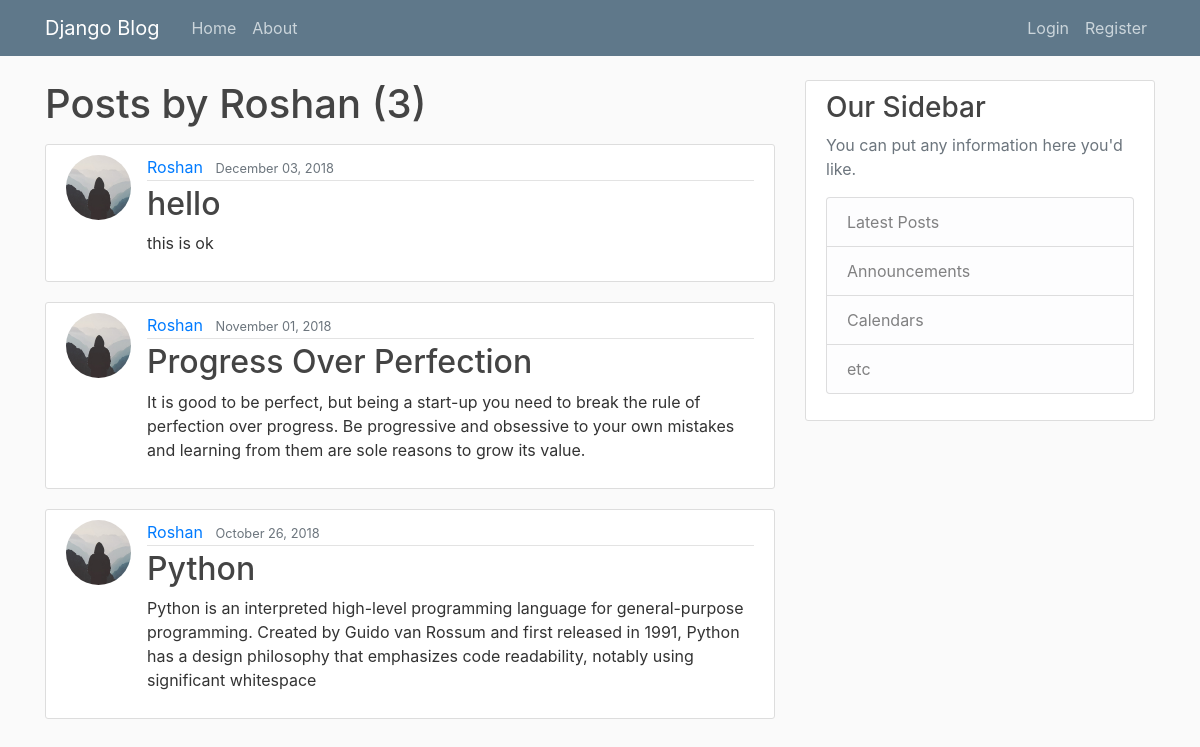
The app's page /user/Roshan with its own data.
### blog/models.py (models this page shows, shortened)
class Post(models.Model):
    title = models.CharField(max_length=100)
    content = models.TextField()
    date_posted = models.DateTimeField(default=timezone.now)
    author = models.ForeignKey(User, on_delete=models.CASCADE)

### users/models.py (models this page shows, shortened)
class Profile(models.Model):
    user = models.OneToOneField(User, on_delete=models.CASCADE)
    image = models.ImageField(default='default.jpg', upload_to='profile_pics')

### blog/views.py (the view)
# urls.py: path('user/<str:username>', UserPostListView.as_view(), name='user-posts'),
class UserPostListView(ListView):
    model = Post
    template_name = 'blog/user_posts.html'  # <app>/<model>_<viewtype>.html
    context_object_name = 'posts'
    paginate_by = 5
    def get_queryset(self):
        user = get_object_or_404(User, username=self.kwargs.get('username'))
        return Post.objects.filter(author=user).order_by('-date_posted')

### blog/templates/blog/user_posts.html (shortened to what this page needs)
{% extends "blog/base.html" %}
{% block content %}
    <h1 class="mb-3">Posts by {{ view.kwargs.username }} ({{ page_obj.paginator.count }})</h1>
    {% for post in posts %}
        <article class="media content-section">
          <img class="rounded-circle article-img" src="{{ post.author.profile.image.url }}">
          <div class="media-body">
            <div class="article-metadata">
              <a class="mr-2" href="{% url 'user-posts' post.author.username %}">{{ post.author }}</a>
              <small class="text-muted">{{ post.date_posted|date:"F d, Y" }}</small>
            </div>
            <h2><a class="article-title" href="{% url 'post-detail' post.id %}">{{ post.title }}</a></h2>
            <p class="article-content">{{ post.content }}</p>
          </div>
        </article>
    {% endfor %}
{% endblock content %}

### blog/static/blog/main.css (style rules this page uses)
body { background: #fafafa; color: #333333; margin-top: 5rem; }
h1, h2, h3, h4, h5, h6 { color: #444444; }
.content-section { background: #ffffff; padding: 10px 20px; border: 1px solid #dddddd; border-radius: 3px; margin-bottom: 20px; }
.article-title { color: #444444; }
.article-content { white-space: pre-line; }
.article-img { height: 65px; width: 65px; margin-right: 16px; }
.article-metadata { padding-bottom: 1px; margin-bottom: 4px; border-bottom: 1px solid #e3e3e3 }

### records on screen
Post: author.profile.image (placeholder picture), author "Roshan", date_posted "December 03, 2018", title "hello", content "this is ok"
Post: author.profile.image (placeholder picture), author "Roshan", date_posted "November 01, 2018", title "Progress Over Perfection", content "It is good to be perfect, but being a start-up you need to break the rule of perfection over progress. Be progressive and obsessive to your own mistakes and learning from them are sole reasons to grow its value."
Post: author.profile.image (placeholder picture), author "Roshan", date_posted "October 26, 2018", title "Python", content "Python is an interpreted high-level programming language for general-purpose programming. Created by Guido van Rossum and first released in 1991, Python has a design philosophy that emphasizes code readability, notably using significant whitespace"

### other values on screen
{{ view.kwargs.username }} "Roshan"
{{ page_obj.paginator.count }} "3"
